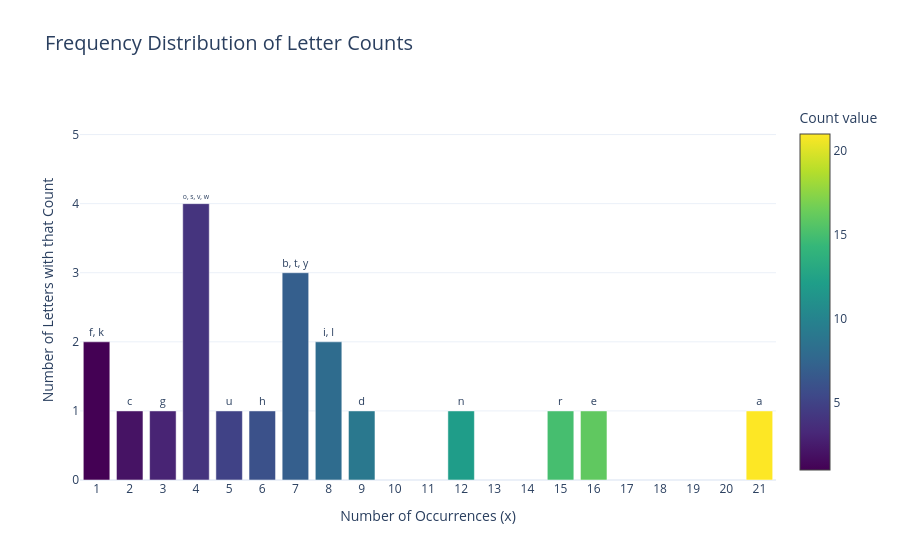

Write notebook code for a chart like this one.
### Code cell
import plotly.graph_objects as go
from collections import defaultdict

# Get only alphabetic characters
alpha_counts = {k: v for k, v in letters_counter.items() if k.isalpha()}

# Group letters by their count
count_to_letters = defaultdict(list)
for letter, count in alpha_counts.items():
    count_to_letters[count].append(letter)

x = sorted(count_to_letters.keys())
y = [len(count_to_letters[count]) for count in x]
labels = [', '.join(sorted(count_to_letters[count])) for count in x]

fig = go.Figure()

fig.add_trace(go.Bar(
    x=x,
    y=y,
    marker=dict(
        color=x,
        colorscale='Viridis',
        showscale=True,
        colorbar=dict(title='Count value')
    ),
    text=labels,
    textposition='outside',
    textfont=dict(size=11)
))

fig.update_layout(
    title=dict(text='Frequency Distribution of Letter Counts', font=dict(size=20)),
    xaxis=dict(title='Number of Occurrences (x)', tickmode='linear', dtick=1),
    yaxis=dict(title='Number of Letters with that Count', range=[0, max(y) + 1.5]),
    template='plotly_white',
    bargap=0.2
)

fig.show()

### Figure 1 — Plotly figure (JSON) as saved in the notebook; plotly's stock layout.template omitted (floating-point values rounded to 4 significant figures)
{"data": [{"marker": {"color": [1, 2, 3, 4, 5, 6, 7, 8, 9, 12, 15, 16, 21], "colorbar": {"title": {"text": "Count value"}}, "colorscale": [[0, "#440154"], [0.1111, "#482878"], [0.2222, "#3e4989"], [0.3333, "#31688e"], [0.4444, "#26828e"], [0.5556, "#1f9e89"], [0.6667, "#35b779"], [0.7778, "#6ece58"], [0.8889, "#b5de2b"], [1, "#fde725"]], "showscale": true}, "text": ["f, k", "c", "g", "o, s, v, w", "u", "h", "b, t, y", "i, l", "d", "n", "r", "e", "a"], "textfont": {"size": 11}, "textposition": "outside", "type": "bar", "x": [1, 2, 3, 4, 5, 6, 7, 8, 9, 12, 15, 16, 21], "y": [2, 1, 1, 4, 1, 1, 3, 2, 1, 1, 1, 1, 1]}], "layout": {"bargap": 0.2, "title": {"font": {"size": 20}, "text": "Frequency Distribution of Letter Counts"}, "xaxis": {"dtick": 1, "tickmode": "linear", "title": {"text": "Number of Occurrences (x)"}}, "yaxis": {"range": [0, 5.5], "title": {"text": "Number of Letters with that Count"}}}}
